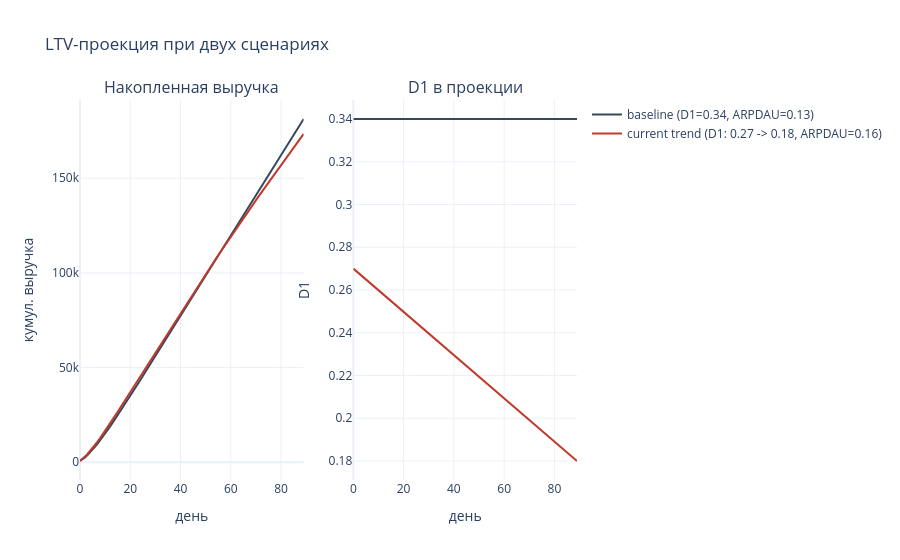

Here is the notebook cell this chart was saved with:
### Markdown cell above
## LTV-проекция: что будет с накопительной выручкой

### Code cell
def project_revenue(d1_curve, arpdau_curve, n_install_per_day=5000, retention_decay=0.85):
    days = len(d1_curve)
    revenue = np.zeros(days)
    for t in range(days):
        active = 0
        for cohort_day in range(t + 1):
            age = t - cohort_day
            ret = d1_curve[cohort_day] * (retention_decay ** (age - 1)) if age >= 1 else 1.0
            active += n_install_per_day * ret
        revenue[t] = active * arpdau_curve[t]
    return np.cumsum(revenue)

DAYS_PROJ = 90

d1_baseline = np.full(DAYS_PROJ, 0.34)
arpdau_baseline = np.full(DAYS_PROJ, 0.13)

d1_current = np.linspace(0.27, 0.18, DAYS_PROJ)
arpdau_current = np.full(DAYS_PROJ, 0.16)

baseline = project_revenue(d1_baseline, arpdau_baseline)
current = project_revenue(d1_current, arpdau_current)

x = np.arange(DAYS_PROJ)
fig = make_subplots(rows=1, cols=2, subplot_titles=['Накопленная выручка', 'D1 в проекции'])

fig.add_trace(go.Scatter(x=x, y=baseline, name='baseline (D1=0.34, ARPDAU=0.13)', line={'color': '#34495e'}), row=1, col=1)
fig.add_trace(go.Scatter(x=x, y=current, name='current trend (D1: 0.27 -> 0.18, ARPDAU=0.16)', line={'color': '#c0392b'}), row=1, col=1)

fig.add_trace(go.Scatter(x=x, y=d1_baseline, line={'color': '#34495e'}, showlegend=False), row=1, col=2)
fig.add_trace(go.Scatter(x=x, y=d1_current, line={'color': '#c0392b'}, showlegend=False), row=1, col=2)

fig.update_layout(template='plotly_white', height=440, title='LTV-проекция при двух сценариях')
fig.update_yaxes(title_text='кумул. выручка', row=1, col=1)
fig.update_yaxes(title_text='D1', row=1, col=2)
fig.update_xaxes(title_text='день')
fig.show()

print(f"Накопленная выручка к D90:")
print(f"  baseline:        {baseline[-1]:>12,.0f}")
print(f"  current trend:   {current[-1]:>12,.0f}")
print(f"  delta:           {(current[-1] - baseline[-1]) / baseline[-1] * 100:+.1f}%")
print()
print(f"Точка пересечения (день, когда current отстал от baseline):")
crossover = np.argmax(current < baseline)
print(f"  day {crossover}: baseline={baseline[crossover]:,.0f}, current={current[crossover]:,.0f}")

### Figure 1 — Plotly figure (JSON) as saved in the notebook; plotly's stock layout.template omitted (floating-point values rounded to 4 significant figures)
{"data": [{"line": {"color": "#34495e"}, "name": "baseline (D1=0.34, ARPDAU=0.13)", "type": "scatter", "x": [0, 1, 2, 3, 4, 5, 6, 7, 8, 9, 10, 11, 12, 13, 14, 15, 16, 17, 18, 19, 20, 21, 22, 23, 24, 25, 26, 27, 28, 29, 30, 31, 32, 33, 34, 35, 36, 37, 38, 39, 40, 41, 42, 43, 44, 45, 46, 47, 48, 49, 50, 51, 52, 53, 54, 55, 56, 57, 58, 59, 60, 61, 62, 63, 64, 65, 66, 67, 68, 69, 70, 71, 72, 73, 74, 75, 76, 77, 78, 79, 80, 81, 82, 83, 84, 85, 86, 87, 88, 89], "xaxis": "x", "y": [650, 1521, 2580.0, 3798.0, 5153.0, 6622.0, 8190.0, 9841.0, 11560.0, 13340.0, 15180.0, 17050.0, 18970.0, 20910.0, 22890.0, 24880.0, 26890.0, 28920.0, 30970.0, 33030.0, 35090.0, 37170.0, 39250.0, 41340.0, 43430.0, 45530.0, 47630.0, 49730.0, 51840.0, 53950.0, 56060.0, 58180.0, 60290.0, 62410.0, 64530.0, 66650.0, 68770.0, 70880.0, 73010.0, 75130.0, 77250.0, 79370.0, 81490.0, 83610.0, 85730.0, 87860.0, 89980.0, 92100.0, 94220.0, 96350.0, 98470.0, 100600.0, 102700.0, 104800.0, 107000.0, 109100.0, 111200.0, 113300.0, 115500.0, 117600.0, 119700.0, 121800.0, 123900.0, 126100.0, 128200.0, 130300.0, 132400.0, 134600.0, 136700.0, 138800.0, 140900.0, 143100.0, 145200.0, 147300.0, 149400.0, 151600.0, 153700.0, 155800.0, 157900.0, 160000.0, 162200.0, 164300.0, 166400.0, 168500.0, 170700.0, 172800.0, 174900.0, 177000.0, 179200.0, 181300.0], "yaxis": "y"}, {"line": {"color": "#c0392b"}, "name": "current trend (D1: 0.27 -> 0.18, ARPDAU=0.16)", "type": "scatter", "x": [0, 1, 2, 3, 4, 5, 6, 7, 8, 9, 10, 11, 12, 13, 14, 15, 16, 17, 18, 19, 20, 21, 22, 23, 24, 25, 26, 27, 28, 29, 30, 31, 32, 33, 34, 35, 36, 37, 38, 39, 40, 41, 42, 43, 44, 45, 46, 47, 48, 49, 50, 51, 52, 53, 54, 55, 56, 57, 58, 59, 60, 61, 62, 63, 64, 65, 66, 67, 68, 69, 70, 71, 72, 73, 74, 75, 76, 77, 78, 79, 80, 81, 82, 83, 84, 85, 86, 87, 88, 89], "xaxis": "x", "y": [800, 1816, 3015.0, 4368.0, 5852.0, 7446.0, 9133.0, 10900.0, 12730.0, 14610.0, 16550.0, 18520.0, 20520.0, 22540.0, 24590.0, 26660.0, 28740.0, 30830.0, 32930.0, 35040.0, 37150.0, 39260.0, 41380.0, 43490.0, 45610.0, 47730.0, 49840.0, 51950.0, 54060.0, 56170.0, 58270.0, 60370.0, 62470.0, 64560.0, 66640.0, 68730.0, 70800.0, 72880.0, 74940.0, 77010.0, 79060.0, 81120.0, 83170.0, 85210.0, 87250.0, 89280.0, 91300.0, 93330.0, 95340.0, 97350.0, 99360.0, 101400.0, 103400.0, 105300.0, 107300.0, 109300.0, 111300.0, 113300.0, 115200.0, 117200.0, 119100.0, 121100.0, 123000.0, 124900.0, 126900.0, 128800.0, 130700.0, 132600.0, 134500.0, 136500.0, 138400.0, 140200.0, 142100.0, 144000.0, 145900.0, 147800.0, 149600.0, 151500.0, 153300.0, 155200.0, 157000.0, 158900.0, 160700.0, 162500.0, 164400.0, 166200.0, 168000.0, 169800.0, 171600.0, 173400.0], "yaxis": "y"}, {"line": {"color": "#34495e"}, "showlegend": false, "type": "scatter", "x": [0, 1, 2, 3, 4, 5, 6, 7, 8, 9, 10, 11, 12, 13, 14, 15, 16, 17, 18, 19, 20, 21, 22, 23, 24, 25, 26, 27, 28, 29, 30, 31, 32, 33, 34, 35, 36, 37, 38, 39, 40, 41, 42, 43, 44, 45, 46, 47, 48, 49, 50, 51, 52, 53, 54, 55, 56, 57, 58, 59, 60, 61, 62, 63, 64, 65, 66, 67, 68, 69, 70, 71, 72, 73, 74, 75, 76, 77, 78, 79, 80, 81, 82, 83, 84, 85, 86, 87, 88, 89], "xaxis": "x2", "y": [0.34, 0.34, 0.34, 0.34, 0.34, 0.34, 0.34, 0.34, 0.34, 0.34, 0.34, 0.34, 0.34, 0.34, 0.34, 0.34, 0.34, 0.34, 0.34, 0.34, 0.34, 0.34, 0.34, 0.34, 0.34, 0.34, 0.34, 0.34, 0.34, 0.34, 0.34, 0.34, 0.34, 0.34, 0.34, 0.34, 0.34, 0.34, 0.34, 0.34, 0.34, 0.34, 0.34, 0.34, 0.34, 0.34, 0.34, 0.34, 0.34, 0.34, 0.34, 0.34, 0.34, 0.34, 0.34, 0.34, 0.34, 0.34, 0.34, 0.34, 0.34, 0.34, 0.34, 0.34, 0.34, 0.34, 0.34, 0.34, 0.34, 0.34, 0.34, 0.34, 0.34, 0.34, 0.34, 0.34, 0.34, 0.34, 0.34, 0.34, 0.34, 0.34, 0.34, 0.34, 0.34, 0.34, 0.34, 0.34, 0.34, 0.34], "yaxis": "y2"}, {"line": {"color": "#c0392b"}, "showlegend": false, "type": "scatter", "x": [0, 1, 2, 3, 4, 5, 6, 7, 8, 9, 10, 11, 12, 13, 14, 15, 16, 17, 18, 19, 20, 21, 22, 23, 24, 25, 26, 27, 28, 29, 30, 31, 32, 33, 34, 35, 36, 37, 38, 39, 40, 41, 42, 43, 44, 45, 46, 47, 48, 49, 50, 51, 52, 53, 54, 55, 56, 57, 58, 59, 60, 61, 62, 63, 64, 65, 66, 67, 68, 69, 70, 71, 72, 73, 74, 75, 76, 77, 78, 79, 80, 81, 82, 83, 84, 85, 86, 87, 88, 89], "xaxis": "x2", "y": [0.27, 0.269, 0.268, 0.267, 0.266, 0.2649, 0.2639, 0.2629, 0.2619, 0.2609, 0.2599, 0.2589, 0.2579, 0.2569, 0.2558, 0.2548, 0.2538, 0.2528, 0.2518, 0.2508, 0.2498, 0.2488, 0.2478, 0.2467, 0.2457, 0.2447, 0.2437, 0.2427, 0.2417, 0.2407, 0.2397, 0.2387, 0.2376, 0.2366, 0.2356, 0.2346, 0.2336, 0.2326, 0.2316, 0.2306, 0.2296, 0.2285, 0.2275, 0.2265, 0.2255, 0.2245, 0.2235, 0.2225, 0.2215, 0.2204, 0.2194, 0.2184, 0.2174, 0.2164, 0.2154, 0.2144, 0.2134, 0.2124, 0.2113, 0.2103, 0.2093, 0.2083, 0.2073, 0.2063, 0.2053, 0.2043, 0.2033, 0.2022, 0.2012, 0.2002, 0.1992, 0.1982, 0.1972, 0.1962, 0.1952, 0.1942, 0.1931, 0.1921, 0.1911, 0.1901, 0.1891, 0.1881, 0.1871, 0.1861, 0.1851, 0.184, 0.183, 0.182, 0.181, 0.18], "yaxis": "y2"}], "layout": {"annotations": [{"font": {"size": 16}, "showarrow": false, "text": "Накопленная выручка", "x": 0.225, "xanchor": "center", "xref": "paper", "y": 1, "yanchor": "bottom", "yref": "paper"}, {"font": {"size": 16}, "showarrow": false, "text": "D1 в проекции", "x": 0.775, "xanchor": "center", "xref": "paper", "y": 1, "yanchor": "bottom", "yref": "paper"}], "autosize": true, "title": {"text": "LTV-проекция при двух сценариях"}, "xaxis": {"anchor": "y", "autorange": true, "domain": [0, 0.45], "range": [0, 89], "title": {"text": "день"}, "type": "linear"}, "xaxis2": {"anchor": "y2", "autorange": true, "domain": [0.55, 1], "range": [0, 89], "title": {"text": "день"}, "type": "linear"}, "yaxis": {"anchor": "x", "autorange": true, "domain": [0, 1], "range": [-9385.0, 191300.0], "title": {"text": "кумул. выручка"}, "type": "linear"}, "yaxis2": {"anchor": "x2", "autorange": true, "domain": [0, 1], "range": [0.1711, 0.3489], "title": {"text": "D1"}, "type": "linear"}}}
